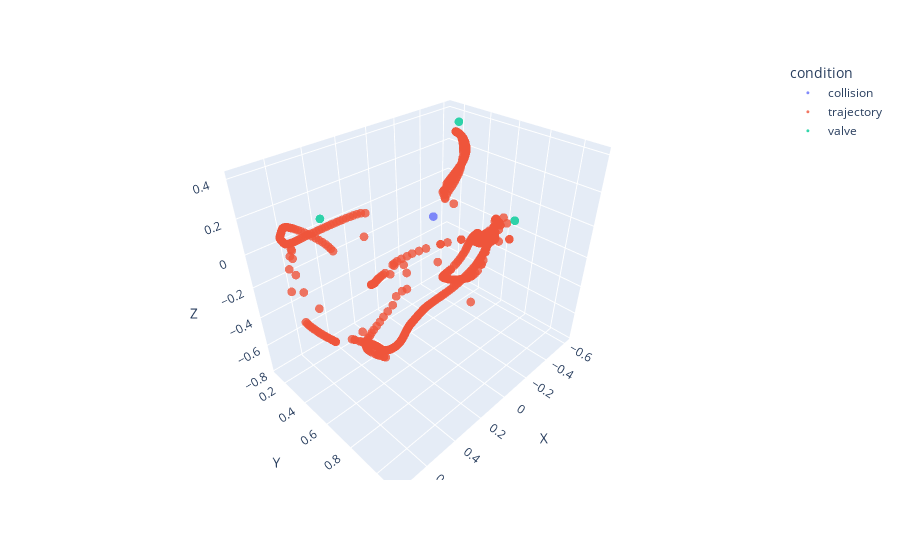

The notebook cell saved with this chart:
### Code cell
### plot 3D image of end-effector trajectory and collision point ###
# NOTE: if there is no collision, it will show an error, especially for human like group #
index = 5
print(conditions[index])
collision_array = []
collision_group = data_raw[index].groupby(['ColX', 'ColY', 'ColZ'])
for h,d in collision_group:
    if (h[0] != 0.0):
        # if not (d[["CollisionTarget"]].values[0][0][0:4] == "Miss" and d[["CollisionJoint"]].values[0][0][0:4] == "node"):
        if d[["CollisionTarget"]].values[0][0][0:4] != "Miss" and d[["CollisionTarget"]].values[0][0][0:4] != "Pipe":
            collision_array.append(h)
collision_df = pd.DataFrame(collision_array)
collision_df.columns=["X","Y","Z"]
collision_df["condition"] = "collision"
trajectory_df = data_raw[index][['Joint8X', 'Joint8Y', 'Joint8Z']]
trajectory_df.columns=["X","Y","Z"]
trajectory_df["condition"] = "trajectory"
valve_df = pd.DataFrame({'X': [-0.4878,0.0344,0.5996], 'Y':[0.3056,1.0998,0.4914], 'Z':[0.4008,0.2957,0.2871]})
valve_df["condition"] = "valve"
total_df = pd.concat([collision_df,trajectory_df,valve_df],ignore_index=True)

fig = px.scatter_3d(total_df, x='X', y='Y', z='Z',
            color='condition',color_continuous_scale=px.colors.sequential.Viridis, opacity=0.8)
fig.update_traces(marker_size = 3)

fig.show()

### Figure 1 — Plotly figure (JSON) as saved in the notebook; plotly's stock layout.template omitted (floating-point values rounded to 4 significant figures; data arrays with more than 128 entries replaced by an {"elided": "..."} marker saying what was removed)
{"data": [{"hovertemplate": "condition=collision<br>X=%{x}<br>Y=%{y}<br>Z=%{z}<extra></extra>", "legendgroup": "collision", "marker": {"color": "#636efa", "opacity": 0.8, "size": 3, "symbol": "circle"}, "mode": "markers", "name": "collision", "scene": "scene", "showlegend": true, "type": "scatter3d", "x": [0.2667], "y": [0.8456], "z": [0.3072]}, {"hovertemplate": "condition=trajectory<br>X=%{x}<br>Y=%{y}<br>Z=%{z}<extra></extra>", "legendgroup": "trajectory", "marker": {"color": "#EF553B", "opacity": 0.8, "size": 3, "symbol": "circle"}, "mode": "markers", "name": "trajectory", "scene": "scene", "showlegend": true, "type": "scatter3d", "x": {"elided": "717 float values"}, "y": {"elided": "717 float values"}, "z": {"elided": "717 float values"}}, {"hovertemplate": "condition=valve<br>X=%{x}<br>Y=%{y}<br>Z=%{z}<extra></extra>", "legendgroup": "valve", "marker": {"color": "#00cc96", "opacity": 0.8, "size": 3, "symbol": "circle"}, "mode": "markers", "name": "valve", "scene": "scene", "showlegend": true, "type": "scatter3d", "x": [-0.4878, 0.0344, 0.5996], "y": [0.3056, 1.1, 0.4914], "z": [0.4008, 0.2957, 0.2871]}], "layout": {"legend": {"title": {"text": "condition"}, "tracegroupgap": 0}, "margin": {"t": 60}, "scene": {"domain": {"x": [0, 1], "y": [0, 1]}, "xaxis": {"title": {"text": "X"}}, "yaxis": {"title": {"text": "Y"}}, "zaxis": {"title": {"text": "Z"}}}}}
